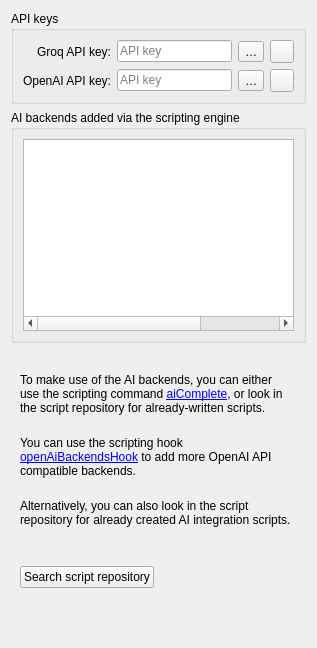
           <widget class="QWidget" name="aiPage">
            <property name="sizePolicy">
             <sizepolicy hsizetype="Preferred" vsizetype="MinimumExpanding">
              <horstretch>0</horstretch>
              <verstretch>0</verstretch>
             </sizepolicy>
            </property>
            <layout class="QGridLayout" name="gridLayout_88">
             <item row="2" column="0">
              <spacer name="aiVerticalSpacer1">
               <property name="orientation">
                <enum>Qt::Vertical</enum>
               </property>
               <property name="sizeType">
                <enum>QSizePolicy::Policy::Fixed</enum>
               </property>
               <property name="sizeHint" stdset="0">
                <size>
                 <width>20</width>
                 <height>15</height>
                </size>
               </property>
              </spacer>
             </item>
             <item row="11" column="0">
              <spacer name="verticalSpacer_21">
               <property name="orientation">
                <enum>Qt::Vertical</enum>
               </property>
               <property name="sizeHint" stdset="0">
                <size>
                 <width>20</width>
                 <height>40</height>
                </size>
               </property>
              </spacer>
             </item>
             <item row="3" column="0">
              <widget class="QFrame" name="frame_8">
               <property name="minimumSize">
                <size>
                 <width>0</width>
                 <height>100</height>
                </size>
               </property>
               <layout class="QVBoxLayout" name="verticalLayout_32">
                <item>
                 <widget class="QLabel" name="openAiScriptingLabel3">
                  <property name="text">
                   <string>To make use of the AI backends, you can either use the scripting command &lt;a href=&quot;%1&quot;&gt;aiComplete&lt;/a&gt;, or look in the script repository for already-written scripts.</string>
                  </property>
                  <property name="wordWrap">
                   <bool>true</bool>
                  </property>
                  <property name="openExternalLinks">
                   <bool>true</bool>
                  </property>
                 </widget>
                </item>
                <item>
                 <spacer name="aiVerticalSpacer2">
                  <property name="orientation">
                   <enum>Qt::Vertical</enum>
                  </property>
                  <property name="sizeType">
                   <enum>QSizePolicy::Policy::Fixed</enum>
                  </property>
                  <property name="sizeHint" stdset="0">
                   <size>
                    <width>20</width>
                    <height>15</height>
                   </size>
                  </property>
                 </spacer>
                </item>
                <item>
                 <widget class="QLabel" name="openAiScriptingLabel">
                  <property name="text">
                   <string>You can use the scripting hook &lt;a href=&quot;%1&quot;&gt;openAiBackendsHook&lt;/a&gt; to add more OpenAI API compatible backends.</string>
                  </property>
                  <property name="wordWrap">
                   <bool>true</bool>
                  </property>
                  <property name="openExternalLinks">
                   <bool>true</bool>
                  </property>
                 </widget>
                </item>
                <item>
                 <spacer name="aiVerticalSpacer2_3">
                  <property name="orientation">
                   <enum>Qt::Vertical</enum>
                  </property>
                  <property name="sizeType">
                   <enum>QSizePolicy::Policy::Fixed</enum>
                  </property>
                  <property name="sizeHint" stdset="0">
                   <size>
                    <width>20</width>
                    <height>15</height>
                   </size>
                  </property>
                 </spacer>
                </item>
                <item>
                 <widget class="QLabel" name="openAiScriptingLabel2">
                  <property name="text">
                   <string>Alternatively, you can also look in the script repository for already created AI integration scripts.</string>
                  </property>
                  <property name="wordWrap">
                   <bool>true</bool>
                  </property>
                 </widget>
                </item>
               </layout>
              </widget>
             </item>
             <item row="1" column="0" colspan="2">
              <widget class="QGroupBox" name="aiScriptingGroupBox">
               <property name="sizePolicy">
                <sizepolicy hsizetype="Preferred" vsizetype="MinimumExpanding">
                 <horstretch>0</horstretch>
                 <verstretch>0</verstretch>
                </sizepolicy>
               </property>
               <property name="title">
                <string>AI backends added via the scripting engine</string>
               </property>
               <layout class="QGridLayout" name="gridLayout_87">
                <item row="0" column="0">
                 <widget class="QTreeWidget" name="aiScriptingTreeWidget">
                  <property name="sizePolicy">
                   <sizepolicy hsizetype="Expanding" vsizetype="MinimumExpanding">
                    <horstretch>0</horstretch>
                    <verstretch>0</verstretch>
                   </sizepolicy>
                  </property>
                  <property name="rootIsDecorated">
                   <bool>false</bool>
                  </property>
                  <attribute name="headerVisible">
                   <bool>false</bool>
                  </attribute>
                  <column>
                   <property name="text">
                    <string notr="true">Name</string>
                   </property>
                  </column>
                  <column>
                   <property name="text">
                    <string notr="true">Test</string>
                   </property>
                  </column>
                  <column>
                   <property name="text">
                    <string notr="true">Endpoint</string>
                   </property>
                  </column>
                  <column>
                   <property name="text">
                    <string notr="true">-</string>
                   </property>
                  </column>
                 </widget>
                </item>
               </layout>
              </widget>
             </item>
             <item row="7" column="0">
              <spacer name="aiVerticalSpacer2_2">
               <property name="orientation">
                <enum>Qt::Vertical</enum>
               </property>
               <property name="sizeType">
                <enum>QSizePolicy::Policy::Fixed</enum>
               </property>
               <property name="sizeHint" stdset="0">
                <size>
                 <width>20</width>
                 <height>15</height>
                </size>
               </property>
              </spacer>
             </item>
             <item row="10" column="0">
              <widget class="QFrame" name="frame_7">
               <layout class="QHBoxLayout" name="horizontalLayout_15">
                <item>
                 <widget class="QPushButton" name="searchScriptRepositoryButton">
                  <property name="sizePolicy">
                   <sizepolicy hsizetype="Minimum" vsizetype="Minimum">
                    <horstretch>0</horstretch>
                    <verstretch>0</verstretch>
                   </sizepolicy>
                  </property>
                  <property name="toolTip">
                   <string>Search script repository for AI integration scripts</string>
                  </property>
                  <property name="text">
                   <string>Search script repository</string>
                  </property>
                  <property name="icon">
                   <iconset theme="QIcon::ThemeIcon::EditFind" resource="../breeze-qownnotes.qrc">
                    <normaloff>:/icons/breeze-qownnotes/16x16/edit-find.svg</normaloff>:/icons/breeze-qownnotes/16x16/edit-find.svg</iconset>
                  </property>
                 </widget>
                </item>
                <item>
                 <spacer name="horizontalSpacer_20">
                  <property name="orientation">
                   <enum>Qt::Orientation::Horizontal</enum>
                  </property>
                  <property name="sizeHint" stdset="0">
                   <size>
                    <width>40</width>
                    <height>20</height>
                   </size>
                  </property>
                 </spacer>
                </item>
               </layout>
              </widget>
             </item>
             <item row="0" column="0" colspan="2">
              <widget class="QGroupBox" name="groupBox_40">
               <property name="title">
                <string>API keys</string>
               </property>
               <layout class="QGridLayout" name="gridLayout_85">
                <item row="1" column="0">
                 <widget class="QLabel" name="openAiApiKeyHeadlineLabel">
                  <property name="text">
                   <string>OpenAI API key:</string>
                  </property>
                  <property name="alignment">
                   <set>Qt::AlignmentFlag::AlignRight|Qt::AlignmentFlag::AlignTrailing|Qt::AlignmentFlag::AlignVCenter</set>
                  </property>
                 </widget>
                </item>
                <item row="0" column="3">
                 <widget class="QToolButton" name="groqApiKeyWebButton">
                  <property name="toolTip">
                   <string>Create Groq API key</string>
                  </property>
                  <property name="text">
                   <string notr="true">…</string>
                  </property>
                  <property name="icon">
                   <iconset theme="text-html" resource="../breeze-qownnotes.qrc">
                    <normaloff>:/icons/breeze-qownnotes/16x16/text-html.svg</normaloff>:/icons/breeze-qownnotes/16x16/text-html.svg</iconset>
                  </property>
                 </widget>
                </item>
                <item row="1" column="3">
                 <widget class="QToolButton" name="openAiApiKeyWebButton">
                  <property name="toolTip">
                   <string>Create OpenAI API key</string>
                  </property>
                  <property name="text">
                   <string notr="true">…</string>
                  </property>
                  <property name="icon">
                   <iconset theme="text-html" resource="../breeze-qownnotes.qrc">
                    <normaloff>:/icons/breeze-qownnotes/16x16/text-html.svg</normaloff>:/icons/breeze-qownnotes/16x16/text-html.svg</iconset>
                  </property>
                 </widget>
                </item>
                <item row="0" column="1">
                 <widget class="PasswordLineEdit" name="groqApiKeyLineEdit">
                  <property name="placeholderText">
                   <string>API key</string>
                  </property>
                  <property name="clearButtonEnabled">
                   <bool>true</bool>
                  </property>
                 </widget>
                </item>
                <item row="1" column="1">
                 <widget class="PasswordLineEdit" name="openAiApiKeyLineEdit">
                  <property name="placeholderText">
                   <string>API key</string>
                  </property>
                  <property name="clearButtonEnabled">
                   <bool>true</bool>
                  </property>
                 </widget>
                </item>
                <item row="0" column="0">
                 <widget class="QLabel" name="groqApiKeyHeadlineLabel">
                  <property name="text">
                   <string>Groq API key:</string>
                  </property>
                  <property name="alignment">
                   <set>Qt::AlignmentFlag::AlignRight|Qt::AlignmentFlag::AlignTrailing|Qt::AlignmentFlag::AlignVCenter</set>
                  </property>
                 </widget>
                </item>
                <item row="1" column="4">
                 <widget class="QToolButton" name="openAiApiTestButton">
                  <property name="toolTip">
                   <string comment="&quot;Test&quot; as verb">Test connection</string>
                  </property>
                  <property name="icon">
                   <iconset resource="../breeze-qownnotes.qrc">
                    <normaloff>:/icons/breeze-qownnotes/16x16/network-connect.svg</normaloff>:/icons/breeze-qownnotes/16x16/network-connect.svg</iconset>
                  </property>
                 </widget>
                </item>
                <item row="0" column="4">
                 <widget class="QToolButton" name="groqApiTestButton">
                  <property name="toolTip">
                   <string comment="&quot;Test&quot; as verb">Test connection</string>
                  </property>
                  <property name="icon">
                   <iconset resource="../breeze-qownnotes.qrc">
                    <normaloff>:/icons/breeze-qownnotes/16x16/network-connect.svg</normaloff>:/icons/breeze-qownnotes/16x16/network-connect.svg</iconset>
                  </property>
                 </widget>
                </item>
               </layout>
              </widget>
             </item>
            </layout>
           </widget>
